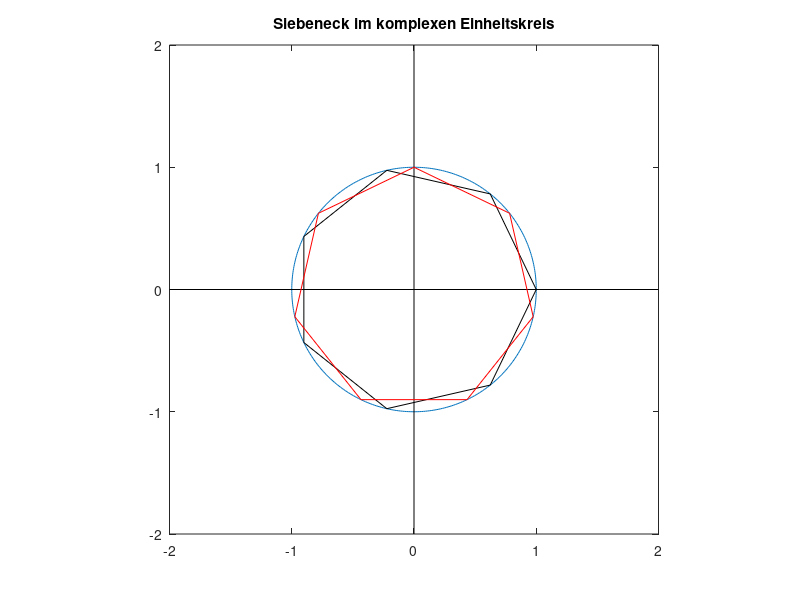

Write MATLAB code to recreate this figure.
% Vielecke im komplexen Einheiskreis 
% Der Vektor v1 aus komplexen Zahlen zeichnet ein im Einheitskreis
% einbeschriebenes regulaeres Siebeneck.
% Mit dem Vektor v2 hat das Siebeneck eine seiner Ecken bei i. 

figure(1); clf;

% Einheitskreis
w = 0 : pi/200 : 2*pi;  % Zeilenvektor mit fein tabellierten w-Werten
z = exp(j*w);
plot(z) ; axis square; hold on;
plot([0 0],[-2 2],'k') ;  
plot([-2 2],[0 0],'k') ; 

% Siebeneck
n = 7;
k = 0:n;
v1 = exp(j * k*2*pi/n);
plot(v1,'k');
   
% Siebeneck mit einer Ecke in i
v2 = exp(j * (k*2*pi/n + pi/2));
plot(v2,'r');

title('Siebeneck im komplexen Einheitskreis');
hold off;
